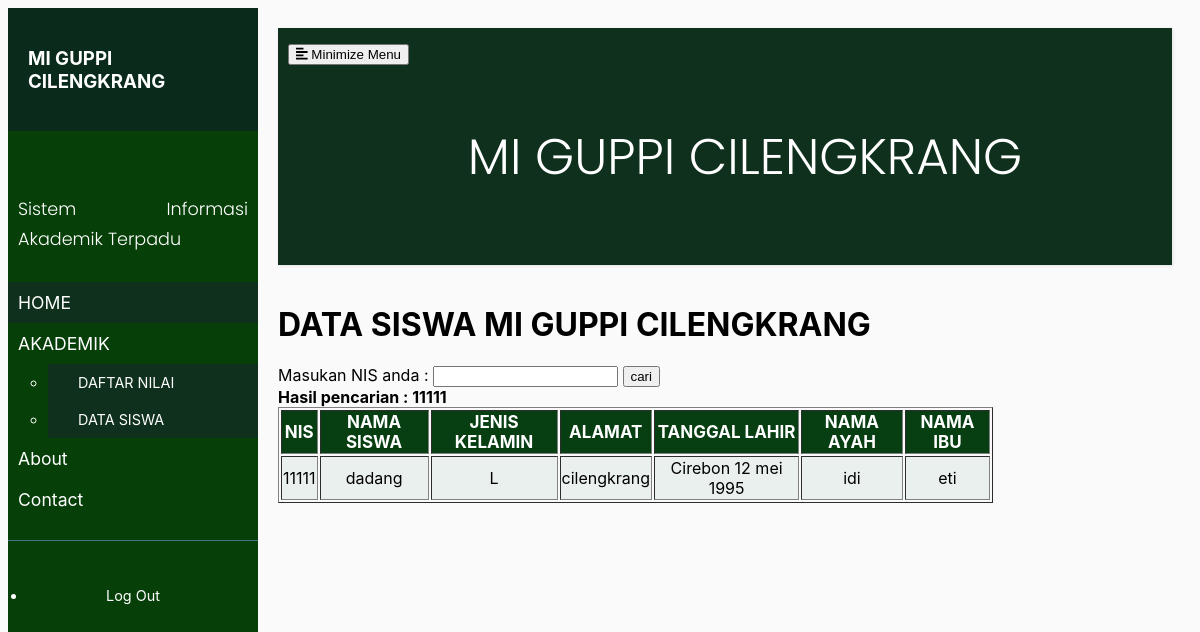
Page /datasiswa.php?cari=11111 on the committed database.
### tables this page shows
CREATE TABLE `data_siswa` (
  `nis` int(10) NOT NULL,
  `nama_siswa` varchar(50) DEFAULT NULL,
  `jk` varchar(1) DEFAULT NULL,
  `alamat` varchar(60) DEFAULT NULL,
  `ttl` varchar(100) DEFAULT NULL,
  `nama_ayah` varchar(50) DEFAULT NULL,
  `nama_ibu` varchar(50) DEFAULT NULL,
  PRIMARY KEY (`nis`)
);

### datasiswa.php (the view, shortened to what this page needs)
<?php
include("koneksi.php");
?>
<!DOCTYPE html>
<html>
<head>
    <link rel="stylesheet" href="style.css">
</head>
<body>
    <div class="wrapper">
        <nav id="sidebar">
            <div class="sidebar-header">
                <h3>MI GUPPI CILENGKRANG</h3>
            </div>
            <ul class="list-unstyled komponen">
                <p>Sistem Informasi Akademik Terpadu</p>
                <li class="active">
                    <a href="index.php" >HOME</a>
                </li>
                <li>
                    <a href="#" data-toggle="collapse" aria-expanded="false" class="dropdown-toggle">AKADEMIK</a>
                    <ul class="collapse list-unstyled" id="pageSubmenu">
                        <li>
                            <a href="akademik.php">DAFTAR NILAI</a>
                        </li>
                        <li>
                            <a href="datasiswa.php">DATA SISWA</a>
                        </li>
                    </ul>
                </li>
                <li>
                    <a href="about.html">About</a>
                </li>
                <li>
                <a href="contact.php">Contact</a>
                </li>
            </ul>
            <ul class="list-unstyled sdbawah">
                <li>
                    <a href="login.php" class="download">Log Out</a>
                </li>
            </ul>
        </nav>
        <div id="content">
            <nav class="navbar navbar-expand-lg navbar-light bg-light">
                <div class="container-fluid">
                    <button type="button" id="sidebarCollapse" class="btn btn-info">
                        <i class="fas fa-align-left"></i>
                        <span>Minimize Menu</span>
                    </button>
                    <div class="collapse navbar-collapse" id="navbarSupportedContent">
                        <ul class="judul">
                            <p>MI GUPPI CILENGKRANG</p>
                        </ul>
                    </div>
                </div>
            </nav>
            <h1>DATA SISWA MI GUPPI CILENGKRANG</h1>
<form action="datasiswa.php" method="get">
<label>Masukan NIS anda :</label>
<input type="text" name="cari">
<input type="submit" value="cari">
</form>
<?php
if(isset($_GET['cari'])){
$cari = $_GET['cari'];
echo "<b>Hasil pencarian : ".$cari."</b>";
}
?>
<table width='80%' border=1>
<thead><th>NIS</th> <th>NAMA SISWA</th> <th>JENIS KELAMIN</th> <th>ALAMAT</th><th>TANGGAL LAHIR</th><th>NAMA AYAH</th><th>NAMA IBU</th></thead>
<?php
    if(isset($_GET['cari'])){
        $cari = $_GET['cari'];
        $result = mysqli_query($conn,"select * from data_siswa where nis like '%".$cari."%'");
    }else{
        $result = mysqli_query($conn, "SELECT * FROM data_siswa ORDER BY nis DESC");
 }
while($user_data = mysqli_fetch_array($result)){
    ?>
<tr>
    <td><?php echo $user_data['nis'];?></td>
    <td><?php echo $user_data['nama_siswa'];?></td>
    <td><?php echo $user_data['jk'];?></td>
    <td><?php echo $user_data['alamat'];?></td>
    <td><?php echo $user_data['ttl'];?></td>
    <td><?php echo $user_data['nama_ayah'];?></td>
    <td><?php echo $user_data['nama_ibu'];?></td>
<?php } ?>
</table>
        </div>
    </div>
</body>
</html>

### style.css (style rules this page uses)
body { font-family: Impact, Haettenschweiler, 'Arial Narrow Bold', sans-serif; background: #fafafa; }
p { font-family: 'Poppins', sans-serif; font-size: 1.1em; font-weight: 300; line-height: 1.7em; color: rgb(12, 11, 11); text-align: justify; }
.judul p { color: white; text-align: center; font-size: 50px; }
table { text-align: center; }
table th { background:#073f13; }
table td { background: rgb(234, 240, 237); }
thead th { color: white; font-size: 17px; }
a, a:hover, a:focus { color: inherit; text-decoration: none; transition: all 0.3s; }
.navbar { padding: 15px 10px; background: #0f301c; border:1px; border-radius: 0; margin-bottom: 40px; box-shadow: 1px 1px 3px rgba(0, 0, 0, 0.1); }
.wrapper { display: flex; width: 100%; align-items: stretch; font-family: -apple-system, BlinkMacSystemFont, 'Segoe UI', Roboto, Oxygen, Ubuntu, Cantarell, 'Open Sans', 'Helvetica Neue', sans-serif; }
#sidebar { min-width: 250px; max-width: 250px; background: #073f09; color: #fff; transition: all 0.3s; }
#sidebar .sidebar-header { padding: 20px; background: #0a2b1b; }
#sidebar ul.komponen { padding: 20px 0; border-bottom: 1px solid #47748b; }
#sidebar ul p { color: #fff; padding: 10px; }
#sidebar ul li a { padding: 10px; font-size: 1.1em; display: block; }
#sidebar ul li.active>a, a[aria-expanded="true"] { color: #fff; background: #0f301c; }
a[data-toggle="collapse"] { position: relative; }
.dropdown-toggle::after { display: block; position: absolute; top: 50%; right: 20px; transform: translateY(-50%); }
ul ul a { font-size: 0.9em !important; padding-left: 30px !important; background: #0f301c; }
ul.sdbawah { padding: 20px; }
ul.sdbawah a { text-align: center; font-size: 0.9em !important; display: block; border-radius: 5px; margin-bottom: 5px; }
body { font-family: sans-serif; }
#content { width: 100%; padding: 20px; min-height: 100vh; transition: all 0.3s; }

### rows in the picture
data_siswa: nis "11111", nama_siswa "dadang", jk "L", alamat "cilengkrang", ttl "Cirebon 12 mei 1995", nama_ayah "idi", nama_ibu "eti"

### other values in the picture
$cari "11111"
